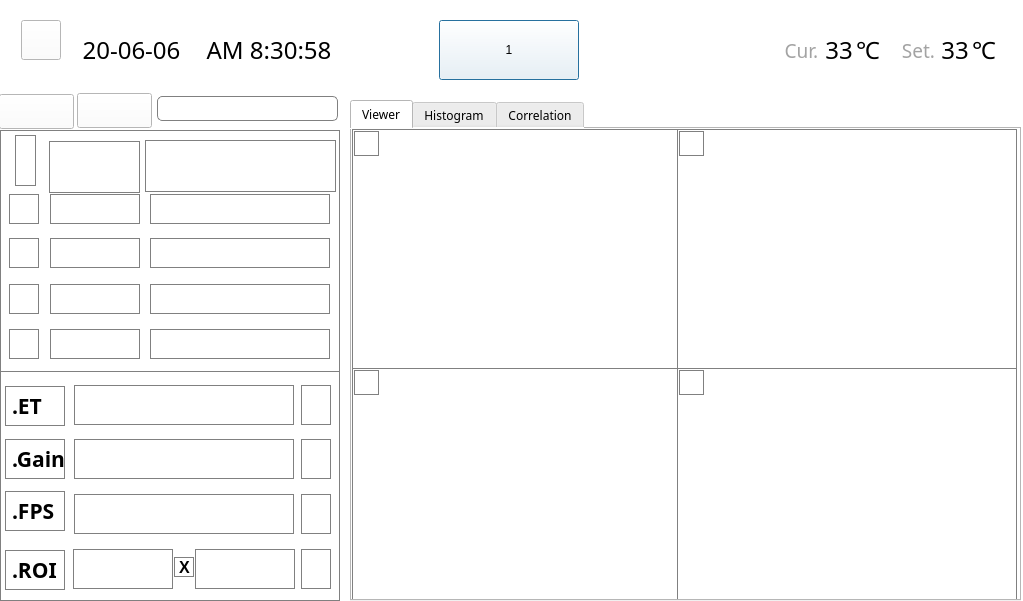
<?xml version="1.0" encoding="UTF-8"?>
<ui version="4.0">
 <class>Dialog</class>
 <widget class="QDialog" name="Dialog">
  <property name="geometry">
   <rect>
    <x>0</x>
    <y>0</y>
    <width>1023</width>
    <height>601</height>
   </rect>
  </property>
  <property name="windowTitle">
   <string>Dialog</string>
  </property>
  <property name="styleSheet">
   <string notr="true">background-color: rgb(255, 255, 255);</string>
  </property>
  <widget class="QTabWidget" name="tabWidget">
   <property name="geometry">
    <rect>
     <x>350</x>
     <y>100</y>
     <width>671</width>
     <height>501</height>
    </rect>
   </property>
   <property name="font">
    <font>
     <family>NanumSquare</family>
    </font>
   </property>
   <property name="styleSheet">
    <string notr="true">background-color: rgb(255, 255, 255);
</string>
   </property>
   <property name="currentIndex">
    <number>0</number>
   </property>
   <widget class="QWidget" name="tabWidgetPage2">
    <attribute name="title">
     <string>Viewer</string>
    </attribute>
    <widget class="GraphWidget" name="Graph_5" native="true">
     <property name="geometry">
      <rect>
       <x>0</x>
       <y>0</y>
       <width>340</width>
       <height>240</height>
      </rect>
     </property>
     <property name="styleSheet">
      <string notr="true">border: 1px solid grey;</string>
     </property>
     <widget class="QLabel" name="label_Expose_16">
      <property name="geometry">
       <rect>
        <x>2</x>
        <y>2</y>
        <width>25</width>
        <height>25</height>
       </rect>
      </property>
      <property name="styleSheet">
       <string notr="true">border-image: url(:/Icon/no1.png);</string>
      </property>
      <property name="text">
       <string/>
      </property>
     </widget>
    </widget>
    <widget class="GraphWidget" name="Graph_7" native="true">
     <property name="geometry">
      <rect>
       <x>0</x>
       <y>239</y>
       <width>340</width>
       <height>240</height>
      </rect>
     </property>
     <property name="styleSheet">
      <string notr="true">border: 1px solid grey;</string>
     </property>
     <widget class="QLabel" name="label_Expose_18">
      <property name="geometry">
       <rect>
        <x>2</x>
        <y>2</y>
        <width>25</width>
        <height>25</height>
       </rect>
      </property>
      <property name="styleSheet">
       <string notr="true">border-image: url(:/Icon/no3.png);</string>
      </property>
      <property name="text">
       <string/>
      </property>
     </widget>
    </widget>
    <widget class="GraphWidget" name="Graph_8" native="true">
     <property name="geometry">
      <rect>
       <x>325</x>
       <y>239</y>
       <width>340</width>
       <height>240</height>
      </rect>
     </property>
     <property name="styleSheet">
      <string notr="true">border: 1px solid grey;</string>
     </property>
     <widget class="QLabel" name="label_Expose_19">
      <property name="geometry">
       <rect>
        <x>2</x>
        <y>2</y>
        <width>25</width>
        <height>25</height>
       </rect>
      </property>
      <property name="styleSheet">
       <string notr="true">border-image: url(:/Icon/no4.png);</string>
      </property>
      <property name="text">
       <string/>
      </property>
     </widget>
    </widget>
    <widget class="GraphWidget" name="Graph_6" native="true">
     <property name="geometry">
      <rect>
       <x>325</x>
       <y>0</y>
       <width>340</width>
       <height>240</height>
      </rect>
     </property>
     <property name="styleSheet">
      <string notr="true">border: 1px solid grey;</string>
     </property>
     <widget class="QLabel" name="label_Expose_17">
      <property name="geometry">
       <rect>
        <x>2</x>
        <y>2</y>
        <width>25</width>
        <height>25</height>
       </rect>
      </property>
      <property name="styleSheet">
       <string notr="true">border-image: url(:/Icon/no2.png);</string>
      </property>
      <property name="text">
       <string/>
      </property>
     </widget>
    </widget>
    <zorder>Graph_5</zorder>
    <zorder>Graph_7</zorder>
    <zorder>Graph_6</zorder>
    <zorder>Graph_8</zorder>
   </widget>
   <widget class="QWidget" name="tabWidgetPage1">
    <attribute name="title">
     <string>Histogram</string>
    </attribute>
    <widget class="GraphWidget" name="Graph_1" native="true">
     <property name="geometry">
      <rect>
       <x>0</x>
       <y>0</y>
       <width>340</width>
       <height>240</height>
      </rect>
     </property>
     <property name="styleSheet">
      <string notr="true">border: 1px solid grey;</string>
     </property>
     <widget class="QLabel" name="label_Expose">
      <property name="geometry">
       <rect>
        <x>2</x>
        <y>2</y>
        <width>25</width>
        <height>25</height>
       </rect>
      </property>
      <property name="styleSheet">
       <string notr="true">border-image: url(:/Icon/no1.png);</string>
      </property>
      <property name="text">
       <string/>
      </property>
     </widget>
    </widget>
    <widget class="GraphWidget" name="Graph_4" native="true">
     <property name="geometry">
      <rect>
       <x>325</x>
       <y>239</y>
       <width>340</width>
       <height>240</height>
      </rect>
     </property>
     <property name="styleSheet">
      <string notr="true">border: 1px solid grey;</string>
     </property>
     <widget class="QLabel" name="label_Expose_9">
      <property name="geometry">
       <rect>
        <x>2</x>
        <y>2</y>
        <width>25</width>
        <height>25</height>
       </rect>
      </property>
      <property name="styleSheet">
       <string notr="true">border-image: url(:/Icon/no4.png);</string>
      </property>
      <property name="text">
       <string/>
      </property>
     </widget>
    </widget>
    <widget class="GraphWidget" name="Graph_3" native="true">
     <property name="geometry">
      <rect>
       <x>0</x>
       <y>239</y>
       <width>340</width>
       <height>240</height>
      </rect>
     </property>
     <property name="styleSheet">
      <string notr="true">border: 1px solid grey;</string>
     </property>
     <widget class="QLabel" name="label_Expose_8">
      <property name="geometry">
       <rect>
        <x>2</x>
        <y>2</y>
        <width>25</width>
        <height>25</height>
       </rect>
      </property>
      <property name="styleSheet">
       <string notr="true">border-image: url(:/Icon/no3.png);</string>
      </property>
      <property name="text">
       <string/>
      </property>
     </widget>
    </widget>
    <widget class="GraphWidget" name="Graph_2" native="true">
     <property name="geometry">
      <rect>
       <x>325</x>
       <y>0</y>
       <width>340</width>
       <height>240</height>
      </rect>
     </property>
     <property name="styleSheet">
      <string notr="true">border: 1px solid grey;</string>
     </property>
     <widget class="QLabel" name="label_Expose_7">
      <property name="geometry">
       <rect>
        <x>2</x>
        <y>2</y>
        <width>25</width>
        <height>25</height>
       </rect>
      </property>
      <property name="styleSheet">
       <string notr="true">border-image: url(:/Icon/no2.png);</string>
      </property>
      <property name="text">
       <string/>
      </property>
     </widget>
    </widget>
    <zorder>Graph_1</zorder>
    <zorder>Graph_3</zorder>
    <zorder>Graph_2</zorder>
    <zorder>Graph_4</zorder>
   </widget>
   <widget class="QWidget" name="tabWidgetPage2">
    <attribute name="title">
     <string>Correlation</string>
    </attribute>
    <widget class="GraphWidget" name="Graph_9" native="true">
     <property name="geometry">
      <rect>
       <x>0</x>
       <y>0</y>
       <width>665</width>
       <height>481</height>
      </rect>
     </property>
     <property name="styleSheet">
      <string notr="true">border: 1px solid grey;</string>
     </property>
    </widget>
   </widget>
  </widget>
  <widget class="QLabel" name="Label_USB">
   <property name="geometry">
    <rect>
     <x>679</x>
     <y>20</y>
     <width>30</width>
     <height>50</height>
    </rect>
   </property>
   <property name="styleSheet">
    <string notr="true"/>
   </property>
   <property name="text">
    <string/>
   </property>
  </widget>
  <widget class="QLabel" name="label_3">
   <property name="geometry">
    <rect>
     <x>853</x>
     <y>40</y>
     <width>30</width>
     <height>20</height>
    </rect>
   </property>
   <property name="font">
    <font>
     <family>NanumSquare</family>
     <pointsize>18</pointsize>
    </font>
   </property>
   <property name="text">
    <string>℃</string>
   </property>
   <property name="alignment">
    <set>Qt::AlignCenter</set>
   </property>
  </widget>
  <widget class="QLabel" name="label_4">
   <property name="geometry">
    <rect>
     <x>969</x>
     <y>40</y>
     <width>30</width>
     <height>20</height>
    </rect>
   </property>
   <property name="font">
    <font>
     <family>NanumSquare</family>
     <pointsize>18</pointsize>
    </font>
   </property>
   <property name="text">
    <string>℃</string>
   </property>
   <property name="alignment">
    <set>Qt::AlignCenter</set>
   </property>
  </widget>
  <widget class="QLabel" name="Label_temp3_2">
   <property name="geometry">
    <rect>
     <x>781</x>
     <y>40</y>
     <width>41</width>
     <height>20</height>
    </rect>
   </property>
   <property name="font">
    <font>
     <family>Nanum square</family>
     <pointsize>14</pointsize>
     <weight>9</weight>
     <italic>false</italic>
     <bold>false</bold>
    </font>
   </property>
   <property name="styleSheet">
    <string notr="true">font: 75 14pt &quot;Nanum square&quot;;
color: #a3a3a3;</string>
   </property>
   <property name="text">
    <string>Cur.</string>
   </property>
   <property name="alignment">
    <set>Qt::AlignCenter</set>
   </property>
  </widget>
  <widget class="QLabel" name="Label_time">
   <property name="geometry">
    <rect>
     <x>189</x>
     <y>35</y>
     <width>160</width>
     <height>30</height>
    </rect>
   </property>
   <property name="sizePolicy">
    <sizepolicy hsizetype="Preferred" vsizetype="MinimumExpanding">
     <horstretch>0</horstretch>
     <verstretch>0</verstretch>
    </sizepolicy>
   </property>
   <property name="font">
    <font>
     <family>NanumSquare</family>
     <pointsize>18</pointsize>
    </font>
   </property>
   <property name="text">
    <string>AM 8:30:58</string>
   </property>
   <property name="alignment">
    <set>Qt::AlignCenter</set>
   </property>
  </widget>
  <widget class="QPushButton" name="Button_EasterEgg">
   <property name="geometry">
    <rect>
     <x>439</x>
     <y>20</y>
     <width>140</width>
     <height>60</height>
    </rect>
   </property>
   <property name="styleSheet">
    <string notr="true">border-image: url(:/Icon/logo.png);
font: 1pt &quot;Ubuntu&quot;;


</string>
   </property>
   <property name="text">
    <string>1</string>
   </property>
  </widget>
  <widget class="QLabel" name="Label_temp3">
   <property name="geometry">
    <rect>
     <x>940</x>
     <y>40</y>
     <width>30</width>
     <height>20</height>
    </rect>
   </property>
   <property name="font">
    <font>
     <family>NanumSquare</family>
     <pointsize>18</pointsize>
    </font>
   </property>
   <property name="text">
    <string>33</string>
   </property>
   <property name="alignment">
    <set>Qt::AlignCenter</set>
   </property>
  </widget>
  <widget class="QPushButton" name="Button_Backspace">
   <property name="geometry">
    <rect>
     <x>21</x>
     <y>20</y>
     <width>40</width>
     <height>40</height>
    </rect>
   </property>
   <property name="styleSheet">
    <string notr="true">QPushButton {
	border-image: url(:/Icon/backspace.png);
}

QPushButton:pressed {
	border-image: url(:/Icon/backspace_pressed.png);
}</string>
   </property>
   <property name="text">
    <string/>
   </property>
  </widget>
  <widget class="QLabel" name="Label_USB_2">
   <property name="geometry">
    <rect>
     <x>731</x>
     <y>20</y>
     <width>30</width>
     <height>50</height>
    </rect>
   </property>
   <property name="styleSheet">
    <string notr="true">image: url(:/Icon/temperature2.png);</string>
   </property>
   <property name="text">
    <string/>
   </property>
  </widget>
  <widget class="QLabel" name="Label_date">
   <property name="geometry">
    <rect>
     <x>71</x>
     <y>35</y>
     <width>121</width>
     <height>30</height>
    </rect>
   </property>
   <property name="font">
    <font>
     <family>NanumSquare</family>
     <pointsize>18</pointsize>
    </font>
   </property>
   <property name="text">
    <string>20-06-06</string>
   </property>
   <property name="alignment">
    <set>Qt::AlignCenter</set>
   </property>
  </widget>
  <widget class="QLabel" name="Label_temp3_3">
   <property name="geometry">
    <rect>
     <x>898</x>
     <y>40</y>
     <width>41</width>
     <height>20</height>
    </rect>
   </property>
   <property name="font">
    <font>
     <family>Nanum square</family>
     <pointsize>14</pointsize>
     <weight>9</weight>
     <italic>false</italic>
     <bold>false</bold>
    </font>
   </property>
   <property name="styleSheet">
    <string notr="true">font: 75 14pt &quot;Nanum square&quot;;
color: #a3a3a3;</string>
   </property>
   <property name="text">
    <string>Set.</string>
   </property>
   <property name="alignment">
    <set>Qt::AlignCenter</set>
   </property>
  </widget>
  <widget class="QLabel" name="Label_temp1">
   <property name="geometry">
    <rect>
     <x>824</x>
     <y>40</y>
     <width>30</width>
     <height>20</height>
    </rect>
   </property>
   <property name="font">
    <font>
     <family>NanumSquare</family>
     <pointsize>18</pointsize>
    </font>
   </property>
   <property name="text">
    <string>33</string>
   </property>
   <property name="alignment">
    <set>Qt::AlignCenter</set>
   </property>
  </widget>
  <widget class="QPushButton" name="Button_Monitoring_Stop">
   <property name="geometry">
    <rect>
     <x>77</x>
     <y>93</y>
     <width>75</width>
     <height>35</height>
    </rect>
   </property>
   <property name="styleSheet">
    <string notr="true">QPushButton {
	border-image: url(:/Icon/stop.png);
}

QPushButton:pressed {
	border-image: url(:/Icon/stop_pressed.png);
}
</string>
   </property>
   <property name="text">
    <string/>
   </property>
  </widget>
  <widget class="QProgressBar" name="Progressbar_Monitoring">
   <property name="geometry">
    <rect>
     <x>157</x>
     <y>96</y>
     <width>181</width>
     <height>25</height>
    </rect>
   </property>
   <property name="styleSheet">
    <string notr="true">QProgressBar {
   border: 1px solid grey;
   border-radius: 5px;
   text-align: Center;
   font: 75 15pt &quot;Arial&quot;;
   color:  rgb(255, 255, 255);
}

QProgressBar::chunk {
    background-color: rgb(0, 0, 0);
    margin: 0px;
    width: 7px;
}

</string>
   </property>
   <property name="value">
    <number>0</number>
   </property>
   <property name="orientation">
    <enum>Qt::Horizontal</enum>
   </property>
   <property name="format">
    <string>Complete</string>
   </property>
  </widget>
  <widget class="QFrame" name="frame_5">
   <property name="geometry">
    <rect>
     <x>0</x>
     <y>371</y>
     <width>340</width>
     <height>230</height>
    </rect>
   </property>
   <property name="styleSheet">
    <string notr="true">border: 1px solid gray;


</string>
   </property>
   <property name="frameShape">
    <enum>QFrame::StyledPanel</enum>
   </property>
   <property name="frameShadow">
    <enum>QFrame::Raised</enum>
   </property>
   <widget class="QLabel" name="Label_ROI_1">
    <property name="geometry">
     <rect>
      <x>73</x>
      <y>178</y>
      <width>100</width>
      <height>40</height>
     </rect>
    </property>
    <property name="styleSheet">
     <string notr="true">padding-right: 10px; /* make room for the arrows */
border-image: url(:/Icon/qspin_background.png) 5;
border-width: 1;
font: 75 20pt &quot;Arial&quot;;</string>
    </property>
    <property name="text">
     <string/>
    </property>
    <property name="alignment">
     <set>Qt::AlignCenter</set>
    </property>
    <property name="indent">
     <number>0</number>
    </property>
   </widget>
   <widget class="QLabel" name="Label_ROI_2">
    <property name="geometry">
     <rect>
      <x>195</x>
      <y>178</y>
      <width>100</width>
      <height>40</height>
     </rect>
    </property>
    <property name="styleSheet">
     <string notr="true">padding-right: 10px; /* make room for the arrows */
border-image: url(:/Icon/qspin_background.png) 5;
border-width: 1;
font: 75 20pt &quot;Arial&quot;;</string>
    </property>
    <property name="text">
     <string/>
    </property>
    <property name="alignment">
     <set>Qt::AlignCenter</set>
    </property>
    <property name="indent">
     <number>0</number>
    </property>
   </widget>
   <widget class="QLabel" name="label_Expose_5">
    <property name="geometry">
     <rect>
      <x>174</x>
      <y>186</y>
      <width>20</width>
      <height>20</height>
     </rect>
    </property>
    <property name="font">
     <font>
      <pointsize>12</pointsize>
      <weight>75</weight>
      <bold>true</bold>
     </font>
    </property>
    <property name="styleSheet">
     <string notr="true">border-image: url(:/Icon/x_icon.jpg);</string>
    </property>
    <property name="text">
     <string>X</string>
    </property>
   </widget>
   <widget class="QLabel" name="Label_Gain">
    <property name="geometry">
     <rect>
      <x>74</x>
      <y>68</y>
      <width>220</width>
      <height>40</height>
     </rect>
    </property>
    <property name="styleSheet">
     <string notr="true">padding-right: 10px; /* make room for the arrows */
border-image: url(:/Icon/qspin_background.png) 5;
border-width: 1;
font: 75 20pt &quot;Arial&quot;;</string>
    </property>
    <property name="text">
     <string/>
    </property>
    <property name="alignment">
     <set>Qt::AlignRight|Qt::AlignTrailing|Qt::AlignVCenter</set>
    </property>
    <property name="indent">
     <number>0</number>
    </property>
   </widget>
   <widget class="QLabel" name="Label_FPS">
    <property name="geometry">
     <rect>
      <x>74</x>
      <y>123</y>
      <width>220</width>
      <height>40</height>
     </rect>
    </property>
    <property name="styleSheet">
     <string notr="true">padding-right: 10px; /* make room for the arrows */
border-image: url(:/Icon/qspin_background.png) 5;
border-width: 1;
font: 75 20pt &quot;Arial&quot;;</string>
    </property>
    <property name="text">
     <string/>
    </property>
    <property name="alignment">
     <set>Qt::AlignRight|Qt::AlignTrailing|Qt::AlignVCenter</set>
    </property>
    <property name="indent">
     <number>0</number>
    </property>
   </widget>
   <widget class="QLabel" name="Label_ExposeTime">
    <property name="geometry">
     <rect>
      <x>74</x>
      <y>14</y>
      <width>220</width>
      <height>40</height>
     </rect>
    </property>
    <property name="styleSheet">
     <string notr="true">padding-right: 10px; /* make room for the arrows */
border-image: url(:/Icon/qspin_background.png) 5;
border-width: 1;
font: 75 20pt &quot;Arial&quot;;</string>
    </property>
    <property name="text">
     <string/>
    </property>
    <property name="alignment">
     <set>Qt::AlignRight|Qt::AlignTrailing|Qt::AlignVCenter</set>
    </property>
    <property name="indent">
     <number>0</number>
    </property>
   </widget>
   <widget class="QPushButton" name="Button_Keypad_Gain">
    <property name="geometry">
     <rect>
      <x>301</x>
      <y>68</y>
      <width>30</width>
      <height>40</height>
     </rect>
    </property>
    <property name="styleSheet">
     <string notr="true">QPushButton {
	border-image: url(:/Icon/EM.png);
}

QPushButton:pressed {
	border-image: url(:/Icon/EM_Pressed.png);
}

</string>
    </property>
    <property name="text">
     <string/>
    </property>
   </widget>
   <widget class="QPushButton" name="Button_Keypad_ROI">
    <property name="geometry">
     <rect>
      <x>301</x>
      <y>178</y>
      <width>30</width>
      <height>40</height>
     </rect>
    </property>
    <property name="styleSheet">
     <string notr="true">QPushButton {
	border-image: url(:/Icon/EM.png);
}

QPushButton:pressed {
	border-image: url(:/Icon/EM_Pressed.png);
}

</string>
    </property>
    <property name="text">
     <string/>
    </property>
   </widget>
   <widget class="QPushButton" name="Button_Keypad_FPS">
    <property name="geometry">
     <rect>
      <x>301</x>
      <y>123</y>
      <width>30</width>
      <height>40</height>
     </rect>
    </property>
    <property name="styleSheet">
     <string notr="true">QPushButton {
	border-image: url(:/Icon/EM.png);
}

QPushButton:pressed {
	border-image: url(:/Icon/EM_Pressed.png);
}

</string>
    </property>
    <property name="text">
     <string/>
    </property>
   </widget>
   <widget class="QPushButton" name="Button_Keypad_ET">
    <property name="geometry">
     <rect>
      <x>301</x>
      <y>14</y>
      <width>30</width>
      <height>40</height>
     </rect>
    </property>
    <property name="styleSheet">
     <string notr="true">QPushButton {
	border-image: url(:/Icon/EM.png);
}

QPushButton:pressed {
	border-image: url(:/Icon/EM_Pressed.png);
}

</string>
    </property>
    <property name="text">
     <string/>
    </property>
   </widget>
   <widget class="QLabel" name="label_Expose_6">
    <property name="geometry">
     <rect>
      <x>5</x>
      <y>15</y>
      <width>60</width>
      <height>40</height>
     </rect>
    </property>
    <property name="font">
     <font>
      <family>NanumSquare</family>
      <pointsize>16</pointsize>
      <weight>75</weight>
      <bold>true</bold>
     </font>
    </property>
    <property name="styleSheet">
     <string notr="true"/>
    </property>
    <property name="text">
     <string>.ET</string>
    </property>
   </widget>
   <widget class="QLabel" name="label_Expose_21">
    <property name="geometry">
     <rect>
      <x>5</x>
      <y>68</y>
      <width>60</width>
      <height>40</height>
     </rect>
    </property>
    <property name="font">
     <font>
      <family>NanumSquare</family>
      <pointsize>16</pointsize>
      <weight>75</weight>
      <bold>true</bold>
     </font>
    </property>
    <property name="styleSheet">
     <string notr="true"/>
    </property>
    <property name="text">
     <string>.Gain</string>
    </property>
   </widget>
   <widget class="QLabel" name="label_Expose_22">
    <property name="geometry">
     <rect>
      <x>5</x>
      <y>120</y>
      <width>60</width>
      <height>40</height>
     </rect>
    </property>
    <property name="font">
     <font>
      <family>NanumSquare</family>
      <pointsize>16</pointsize>
      <weight>75</weight>
      <bold>true</bold>
     </font>
    </property>
    <property name="styleSheet">
     <string notr="true"/>
    </property>
    <property name="text">
     <string>.FPS</string>
    </property>
   </widget>
   <widget class="QLabel" name="label_Expose_23">
    <property name="geometry">
     <rect>
      <x>5</x>
      <y>179</y>
      <width>60</width>
      <height>40</height>
     </rect>
    </property>
    <property name="font">
     <font>
      <family>NanumSquare</family>
      <pointsize>16</pointsize>
      <weight>75</weight>
      <bold>true</bold>
     </font>
    </property>
    <property name="styleSheet">
     <string notr="true"/>
    </property>
    <property name="text">
     <string>.ROI</string>
    </property>
   </widget>
   <zorder>Label_ROI_1</zorder>
   <zorder>Label_ROI_2</zorder>
   <zorder>label_Expose_5</zorder>
   <zorder>Label_FPS</zorder>
   <zorder>Label_ExposeTime</zorder>
   <zorder>Button_Keypad_Gain</zorder>
   <zorder>Button_Keypad_ROI</zorder>
   <zorder>Button_Keypad_FPS</zorder>
   <zorder>Button_Keypad_ET</zorder>
   <zorder>Label_Gain</zorder>
   <zorder>label_Expose_6</zorder>
   <zorder>label_Expose_21</zorder>
   <zorder>label_Expose_22</zorder>
   <zorder>label_Expose_23</zorder>
  </widget>
  <widget class="QPushButton" name="Button_Monitoring_Start">
   <property name="geometry">
    <rect>
     <x>-1</x>
     <y>94</y>
     <width>75</width>
     <height>35</height>
    </rect>
   </property>
   <property name="styleSheet">
    <string notr="true">QPushButton {
	border-image: url(:/Icon/start.png);
}

QPushButton:pressed {
	border-image: url(:/Icon/start_pressed.png);
}
</string>
   </property>
   <property name="text">
    <string/>
   </property>
  </widget>
  <widget class="QFrame" name="frame_6">
   <property name="geometry">
    <rect>
     <x>0</x>
     <y>130</y>
     <width>340</width>
     <height>242</height>
    </rect>
   </property>
   <property name="styleSheet">
    <string notr="true">border: 1px solid gray;


</string>
   </property>
   <property name="frameShape">
    <enum>QFrame::StyledPanel</enum>
   </property>
   <property name="frameShadow">
    <enum>QFrame::Raised</enum>
   </property>
   <widget class="QLabel" name="Label_ALI_1">
    <property name="geometry">
     <rect>
      <x>50</x>
      <y>64</y>
      <width>90</width>
      <height>30</height>
     </rect>
    </property>
    <property name="styleSheet">
     <string notr="true">padding-right: 10px; /* make room for the arrows */
border-image: url(:/Icon/qspin_background.png) 5;
border-width: 1;
font: 75 16pt &quot;Arial&quot;;</string>
    </property>
    <property name="text">
     <string/>
    </property>
    <property name="alignment">
     <set>Qt::AlignRight|Qt::AlignTrailing|Qt::AlignVCenter</set>
    </property>
    <property name="indent">
     <number>0</number>
    </property>
   </widget>
   <widget class="QLabel" name="Label_SS_1">
    <property name="geometry">
     <rect>
      <x>150</x>
      <y>64</y>
      <width>180</width>
      <height>30</height>
     </rect>
    </property>
    <property name="styleSheet">
     <string notr="true">padding-right: 10px; /* make room for the arrows */
border-image: url(:/Icon/qspin_background.png) 5;
border-width: 1;
font: 75 16pt &quot;Arial&quot;;</string>
    </property>
    <property name="text">
     <string/>
    </property>
    <property name="alignment">
     <set>Qt::AlignCenter</set>
    </property>
    <property name="indent">
     <number>0</number>
    </property>
   </widget>
   <widget class="QLabel" name="label_Expose_10">
    <property name="geometry">
     <rect>
      <x>9</x>
      <y>64</y>
      <width>30</width>
      <height>30</height>
     </rect>
    </property>
    <property name="styleSheet">
     <string notr="true">border-image: url(:/Icon/no1.png);</string>
    </property>
    <property name="text">
     <string/>
    </property>
   </widget>
   <widget class="QLabel" name="label_Expose_11">
    <property name="geometry">
     <rect>
      <x>9</x>
      <y>108</y>
      <width>30</width>
      <height>30</height>
     </rect>
    </property>
    <property name="styleSheet">
     <string notr="true">border-image: url(:/Icon/no2.png);</string>
    </property>
    <property name="text">
     <string/>
    </property>
   </widget>
   <widget class="QLabel" name="Label_ALI_2">
    <property name="geometry">
     <rect>
      <x>50</x>
      <y>108</y>
      <width>90</width>
      <height>30</height>
     </rect>
    </property>
    <property name="styleSheet">
     <string notr="true">padding-right: 10px; /* make room for the arrows */
border-image: url(:/Icon/qspin_background.png) 5;
border-width: 1;
font: 75 16pt &quot;Arial&quot;;</string>
    </property>
    <property name="text">
     <string/>
    </property>
    <property name="alignment">
     <set>Qt::AlignRight|Qt::AlignTrailing|Qt::AlignVCenter</set>
    </property>
    <property name="indent">
     <number>0</number>
    </property>
   </widget>
   <widget class="QLabel" name="Label_SS_2">
    <property name="geometry">
     <rect>
      <x>150</x>
      <y>108</y>
      <width>180</width>
      <height>30</height>
     </rect>
    </property>
    <property name="styleSheet">
     <string notr="true">padding-right: 10px; /* make room for the arrows */
border-image: url(:/Icon/qspin_background.png) 5;
border-width: 1;
font: 75 16pt &quot;Arial&quot;;</string>
    </property>
    <property name="text">
     <string/>
    </property>
    <property name="alignment">
     <set>Qt::AlignCenter</set>
    </property>
    <property name="indent">
     <number>0</number>
    </property>
   </widget>
   <widget class="QLabel" name="Label_SS_4">
    <property name="geometry">
     <rect>
      <x>150</x>
      <y>199</y>
      <width>180</width>
      <height>30</height>
     </rect>
    </property>
    <property name="styleSheet">
     <string notr="true">padding-right: 10px; /* make room for the arrows */
border-image: url(:/Icon/qspin_background.png) 5;
border-width: 1;
font: 75 16pt &quot;Arial&quot;;</string>
    </property>
    <property name="text">
     <string/>
    </property>
    <property name="alignment">
     <set>Qt::AlignCenter</set>
    </property>
    <property name="indent">
     <number>0</number>
    </property>
   </widget>
   <widget class="QLabel" name="Label_ALI_3">
    <property name="geometry">
     <rect>
      <x>50</x>
      <y>154</y>
      <width>90</width>
      <height>30</height>
     </rect>
    </property>
    <property name="styleSheet">
     <string notr="true">padding-right: 10px; /* make room for the arrows */
border-image: url(:/Icon/qspin_background.png) 5;
border-width: 1;
font: 75 16pt &quot;Arial&quot;;</string>
    </property>
    <property name="text">
     <string/>
    </property>
    <property name="alignment">
     <set>Qt::AlignRight|Qt::AlignTrailing|Qt::AlignVCenter</set>
    </property>
    <property name="indent">
     <number>0</number>
    </property>
   </widget>
   <widget class="QLabel" name="Label_SS_3">
    <property name="geometry">
     <rect>
      <x>150</x>
      <y>154</y>
      <width>180</width>
      <height>30</height>
     </rect>
    </property>
    <property name="styleSheet">
     <string notr="true">padding-right: 10px; /* make room for the arrows */
border-image: url(:/Icon/qspin_background.png) 5;
border-width: 1;
font: 75 16pt &quot;Arial&quot;;</string>
    </property>
    <property name="text">
     <string/>
    </property>
    <property name="alignment">
     <set>Qt::AlignCenter</set>
    </property>
    <property name="indent">
     <number>0</number>
    </property>
   </widget>
   <widget class="QLabel" name="Label_ALI_4">
    <property name="geometry">
     <rect>
      <x>50</x>
      <y>199</y>
      <width>90</width>
      <height>30</height>
     </rect>
    </property>
    <property name="styleSheet">
     <string notr="true">padding-right: 10px; /* make room for the arrows */
border-image: url(:/Icon/qspin_background.png) 5;
border-width: 1;
font: 75 16pt &quot;Arial&quot;;</string>
    </property>
    <property name="text">
     <string/>
    </property>
    <property name="alignment">
     <set>Qt::AlignRight|Qt::AlignTrailing|Qt::AlignVCenter</set>
    </property>
    <property name="indent">
     <number>0</number>
    </property>
   </widget>
   <widget class="QLabel" name="label_Expose_12">
    <property name="geometry">
     <rect>
      <x>9</x>
      <y>154</y>
      <width>30</width>
      <height>30</height>
     </rect>
    </property>
    <property name="styleSheet">
     <string notr="true">border-image: url(:/Icon/no3.png);</string>
    </property>
    <property name="text">
     <string/>
    </property>
   </widget>
   <widget class="QLabel" name="label_Expose_13">
    <property name="geometry">
     <rect>
      <x>9</x>
      <y>199</y>
      <width>30</width>
      <height>30</height>
     </rect>
    </property>
    <property name="styleSheet">
     <string notr="true">border-image: url(:/Icon/no4.png);</string>
    </property>
    <property name="text">
     <string/>
    </property>
   </widget>
   <widget class="QLabel" name="label_Expose_14">
    <property name="geometry">
     <rect>
      <x>49</x>
      <y>11</y>
      <width>91</width>
      <height>52</height>
     </rect>
    </property>
    <property name="styleSheet">
     <string notr="true">border-image: url(:/Icon/mean.png);
</string>
    </property>
    <property name="text">
     <string/>
    </property>
   </widget>
   <widget class="QLabel" name="label_Expose_15">
    <property name="geometry">
     <rect>
      <x>145</x>
      <y>10</y>
      <width>191</width>
      <height>52</height>
     </rect>
    </property>
    <property name="styleSheet">
     <string notr="true">border-image: url(:/Icon/SS.png);</string>
    </property>
    <property name="text">
     <string/>
    </property>
   </widget>
   <widget class="QLabel" name="label_Expose_20">
    <property name="geometry">
     <rect>
      <x>15</x>
      <y>5</y>
      <width>21</width>
      <height>51</height>
     </rect>
    </property>
    <property name="styleSheet">
     <string notr="true">border-image: url(:/Icon/vial.png);</string>
    </property>
    <property name="text">
     <string/>
    </property>
   </widget>
  </widget>
 </widget>
 <customwidgets>
  <customwidget>
   <class>GraphWidget</class>
   <extends>QWidget</extends>
   <header>graphwidget.h</header>
   <container>1</container>
  </customwidget>
 </customwidgets>
 <resources>
  <include location="Icon/Icon.qrc"/>
 </resources>
 <connections/>
</ui>
